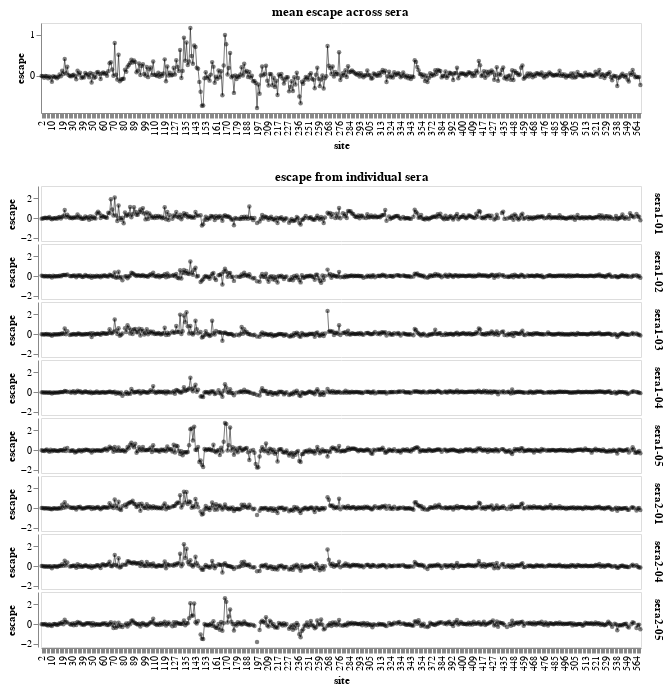

Here is the notebook cell this chart was saved with:
### Markdown cell above
Now make a plot for all the sera:

### Code cell
floor_escape_at_zero = alt.param(
    value=init_floor_escape_at_zero,
    bind=alt.binding_radio(options=[True, False], name="floor escape at zero"),
)

site_stats = ["mean", "sum", "max", "min"]
site_escape_selection = alt.selection_point(
    fields=["site escape statistic"],
    bind=alt.binding_select(
        options=site_stats,
        name="site escape statistic",
    ),
    value=init_site_escape_stat,
)

site_selection = alt.selection_point(fields=["site"], on="mouseover", empty=False)

func_effects_slider = alt.selection_point(
    fields=["cutoff"],
    value=[{"cutoff": init_min_func_effect}],
    bind=alt.binding_range(
        name="minimum mutation functional effect",
        min=func_effects["functional effect"].min(),
        max=0,
    ),
)

site_escape_width = 600  # width of site escape chart

site_escape_base = (
    alt.Chart(escape)
    .encode(
        x=alt.X(
            "site:N",
            sort=alt.SortField("sequential_site:Q"),
            scale=alt.Scale(nice=False),
            axis=alt.Axis(labelOverlap=True, grid=False),
        ),
        y=alt.Y(
            "escape:Q",
            scale=alt.Scale(nice=False, padding=5),
            axis=alt.Axis(grid=False),
        ),
        tooltip=[
            "site",
            alt.Tooltip("escape:Q", format=".2f"),
            "wildtype",
            "sequential_site:Q",
            "serum:N",
            "region:N",
        ],
    )
)

site_escape_lines = site_escape_base.mark_line(size=0.75, color="black", opacity=0.7)

site_escape_points = site_escape_base.encode(
    strokeWidth=alt.condition(site_selection, alt.value(2), alt.value(0)),
    opacity=alt.condition(site_selection, alt.value(1), alt.value(0.5)),
).mark_circle(filled=True, color="black", stroke="red", size=20)

site_escape_lines_and_points = (
    (site_escape_lines + site_escape_points)
    .transform_fold(fold=list(sera), as_=["serum", "escape_orig"])
    # floor escape at zero if selected
    .transform_calculate(
        escape=alt.expr.if_(
            floor_escape_at_zero,
            alt.expr.max(alt.datum["escape_orig"], 0),
            alt.datum["escape_orig"],
        )
    )
    # filter on functional effects
    .transform_lookup(
        lookup="site_mutant",
        from_=alt.LookupData(
            func_effects,
            key="site_mutant",
            fields=["functional effect"],
        ),
    )
    .transform_filter(alt.datum["functional effect"] >= func_effects_slider["cutoff"])
    # compute site statistics from mutation statistics
    .transform_aggregate(
        **{stat: f"{stat}(escape)" for stat in site_stats},
        groupby=["site", "serum", "wildtype"],
    )
    # filter on site statistic of interest
    .transform_fold(fold=site_stats, as_=["site escape statistic", "escape"])
    .transform_filter(site_escape_selection)
    # get sequential sites and regions
    .transform_lookup(
        lookup="site",
        from_=alt.LookupData(
            site_numbering_map,
            key="site",
            fields=["sequential_site", "region"],
        ),
    )
)

site_escape = (
    site_escape_lines_and_points
    .properties(height=55, width=site_escape_width)
    .facet(
        facet=alt.Facet(
            "serum:N",
            title="escape from individual sera",
            header=alt.Header(
                labelOrient="right",
                labelFontSize=11,
                labelFontWeight="bold",
                titlePadding=1,
                titleFontSize=13,
                titleFontWeight="bold",
            ),
        ),
        columns=1,
        spacing=1,
    )
)

site_mean_escape = (
    site_escape_lines_and_points
    # average missing values as zero
    .transform_calculate(
        escape=alt.expr.if_(
            alt.expr.isValid(alt.datum["escape"]),
            alt.datum["escape"],
            0,
        ),
    )
    # take mean over sera
    .transform_aggregate(
        escape="mean(escape)",
        groupby=["site", "wildtype", "sequential_site", "region"],
    )
    .transform_calculate(serum="'mean of all sera'")
    .properties(
        height=90,
        width=site_escape_width,
        title=alt.TitleParams("mean escape across sera", fontSize=13, fontWeight="bold"),
    )
)

site_chart = (site_mean_escape & site_escape).add_params(
    site_escape_selection, site_selection, func_effects_slider, floor_escape_at_zero,
)

site_chart

### Figure 1 — Vega-Lite specification as saved in the notebook (floating-point values rounded to 4 significant figures; data arrays with more than 128 entries replaced by an {"elided": "..."} marker saying what was removed)
{"config": {"view": {"continuousWidth": 300, "continuousHeight": 300}}, "vconcat": [{"layer": [{"mark": {"type": "line", "color": "black", "opacity": 0.7, "size": 0.75}, "encoding": {"tooltip": [{"field": "site", "type": "quantitative"}, {"field": "escape", "format": ".2f", "type": "quantitative"}, {"field": "wildtype", "type": "nominal"}, {"field": "sequential_site", "type": "quantitative"}, {"field": "serum", "type": "nominal"}, {"field": "region", "type": "nominal"}], "x": {"axis": {"grid": false, "labelOverlap": true}, "field": "site", "scale": {"nice": false}, "sort": {"field": "sequential_site:Q"}, "type": "nominal"}, "y": {"axis": {"grid": false}, "field": "escape", "scale": {"nice": false, "padding": 5}, "type": "quantitative"}}, "name": "view_33"}, {"mark": {"type": "circle", "color": "black", "filled": true, "size": 20, "stroke": "red"}, "encoding": {"opacity": {"condition": {"param": "param_71", "value": 1, "empty": false}, "value": 0.5}, "strokeWidth": {"condition": {"param": "param_71", "value": 2, "empty": false}, "value": 0}, "tooltip": [{"field": "site", "type": "quantitative"}, {"field": "escape", "format": ".2f", "type": "quantitative"}, {"field": "wildtype", "type": "nominal"}, {"field": "sequential_site", "type": "quantitative"}, {"field": "serum", "type": "nominal"}, {"field": "region", "type": "nominal"}], "x": {"axis": {"grid": false, "labelOverlap": true}, "field": "site", "scale": {"nice": false}, "sort": {"field": "sequential_site:Q"}, "type": "nominal"}, "y": {"axis": {"grid": false}, "field": "escape", "scale": {"nice": false, "padding": 5}, "type": "quantitative"}}}], "height": 90, "title": {"text": "mean escape across sera", "fontSize": 13, "fontWeight": "bold"}, "transform": [{"fold": ["sera1-01", "sera1-02", "sera1-03", "sera1-04", "sera1-05", "sera2-01", "sera2-04", "sera2-05"], "as": ["serum", "escape_orig"]}, {"calculate": "if(param_69,max(datum['escape_orig'],0),datum['escape_orig'])", "as": "escape"}, {"lookup": "site_mutant", "from": {"data": {"name": "data-3af26bdf711d043642bfbe40be656f3e"}, "key": "site_mutant", "fields": ["functional effect"]}}, {"filter": "(datum['functional effect'] >= param_72['cutoff'])"}, {"aggregate": [{"op": "mean", "field": "escape", "as": "mean"}, {"op": "sum", "field": "escape", "as": "sum"}, {"op": "max", "field": "escape", "as": "max"}, {"op": "min", "field": "escape", "as": "min"}], "groupby": ["site", "serum", "wildtype"]}, {"fold": ["mean", "sum", "max", "min"], "as": ["site escape statistic", "escape"]}, {"filter": {"param": "param_70"}}, {"lookup": "site", "from": {"data": {"name": "data-55fcbcd0e1106980d41ce8b4afba90d4"}, "key": "site", "fields": ["sequential_site", "region"]}}, {"calculate": "if(isValid(datum['escape']),datum['escape'],0)", "as": "escape"}, {"aggregate": [{"op": "mean", "field": "escape", "as": "escape"}], "groupby": ["site", "wildtype", "sequential_site", "region"]}, {"calculate": "'mean of all sera'", "as": "serum"}], "width": 600}, {"facet": {"field": "serum", "header": {"labelFontSize": 11, "labelFontWeight": "bold", "labelOrient": "right", "titleFontSize": 13, "titleFontWeight": "bold", "titlePadding": 1}, "title": "escape from individual sera", "type": "nominal"}, "spec": {"layer": [{"mark": {"type": "line", "color": "black", "opacity": 0.7, "size": 0.75}, "encoding": {"tooltip": [{"field": "site", "type": "quantitative"}, {"field": "escape", "format": ".2f", "type": "quantitative"}, {"field": "wildtype", "type": "nominal"}, {"field": "sequential_site", "type": "quantitative"}, {"field": "serum", "type": "nominal"}, {"field": "region", "type": "nominal"}], "x": {"axis": {"grid": false, "labelOverlap": true}, "field": "site", "scale": {"nice": false}, "sort": {"field": "sequential_site:Q"}, "type": "nominal"}, "y": {"axis": {"grid": false}, "field": "escape", "scale": {"nice": false, "padding": 5}, "type": "quantitative"}}, "name": "view_34"}, {"mark": {"type": "circle", "color": "black", "filled": true, "size": 20, "stroke": "red"}, "encoding": {"opacity": {"condition": {"param": "param_71", "value": 1, "empty": false}, "value": 0.5}, "strokeWidth": {"condition": {"param": "param_71", "value": 2, "empty": false}, "value": 0}, "tooltip": [{"field": "site", "type": "quantitative"}, {"field": "escape", "format": ".2f", "type": "quantitative"}, {"field": "wildtype", "type": "nominal"}, {"field": "sequential_site", "type": "quantitative"}, {"field": "serum", "type": "nominal"}, {"field": "region", "type": "nominal"}], "x": {"axis": {"grid": false, "labelOverlap": true}, "field": "site", "scale": {"nice": false}, "sort": {"field": "sequential_site:Q"}, "type": "nominal"}, "y": {"axis": {"grid": false}, "field": "escape", "scale": {"nice": false, "padding": 5}, "type": "quantitative"}}}], "height": 55, "transform": [{"fold": ["sera1-01", "sera1-02", "sera1-03", "sera1-04", "sera1-05", "sera2-01", "sera2-04", "sera2-05"], "as": ["serum", "escape_orig"]}, {"calculate": "if(param_69,max(datum['escape_orig'],0),datum['escape_orig'])", "as": "escape"}, {"lookup": "site_mutant", "from": {"data": {"name": "data-3af26bdf711d043642bfbe40be656f3e"}, "key": "site_mutant", "fields": ["functional effect"]}}, {"filter": "(datum['functional effect'] >= param_72['cutoff'])"}, {"aggregate": [{"op": "mean", "field": "escape", "as": "mean"}, {"op": "sum", "field": "escape", "as": "sum"}, {"op": "max", "field": "escape", "as": "max"}, {"op": "min", "field": "escape", "as": "min"}], "groupby": ["site", "serum", "wildtype"]}, {"fold": ["mean", "sum", "max", "min"], "as": ["site escape statistic", "escape"]}, {"filter": {"param": "param_70"}}, {"lookup": "site", "from": {"data": {"name": "data-55fcbcd0e1106980d41ce8b4afba90d4"}, "key": "site", "fields": ["sequential_site", "region"]}}], "width": 600}, "columns": 1, "spacing": 1}], "data": {"name": "data-8dace36073d4fe53111d56f4ca71aa6d"}, "params": [{"name": "param_70", "select": {"type": "point", "fields": ["site escape statistic"]}, "bind": {"input": "select", "options": ["mean", "sum", "max", "min"], "name": "site escape statistic"}, "value": "mean", "views": ["view_33", "view_34"]}, {"name": "param_71", "select": {"type": "point", "fields": ["site"], "on": "mouseover"}, "views": ["view_33", "view_34"]}, {"name": "param_72", "select": {"type": "point", "fields": ["cutoff"]}, "bind": {"input": "range", "max": 0, "min": -9.072, "name": "minimum mutation functional effect"}, "value": [{"cutoff": -2}], "views": ["view_33", "view_34"]}, {"name": "param_69", "bind": {"input": "radio", "options": [true, false], "name": "floor escape at zero"}, "value": false}], "$schema": "https://vega.github.io/schema/vega-lite/v5.8.0.json", "datasets": {"data-8dace36073d4fe53111d56f4ca71aa6d": {"elided": "2810 records"}, "data-3af26bdf711d043642bfbe40be656f3e": {"elided": "11424 records"}, "data-55fcbcd0e1106980d41ce8b4afba90d4": {"elided": "568 records"}}}
